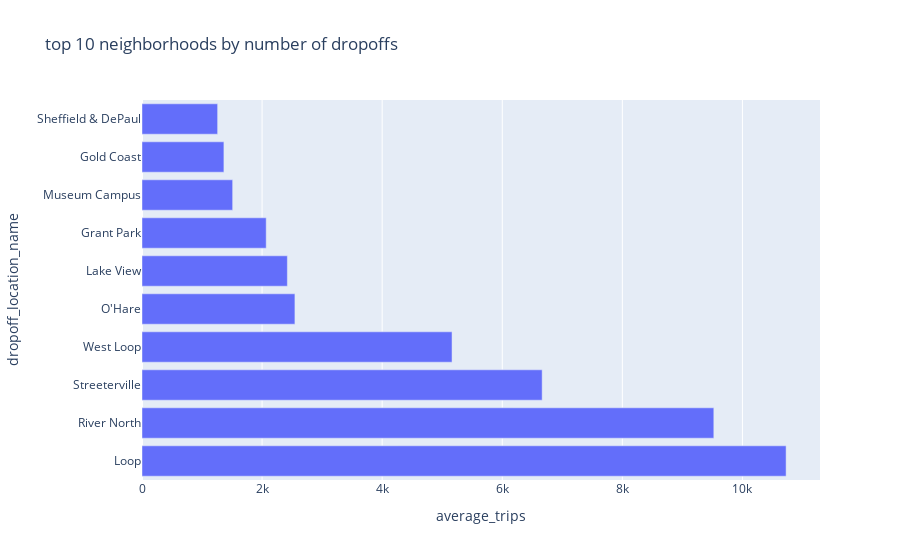

Notebook source saved alongside this figure:
### Code cell
fig = px.bar(df_dropoff_location_name_top10, y='dropoff_location_name', x='average_trips',
            title=" top 10 neighborhoods by number of dropoffs")
fig.show()

### Figure 1 — Plotly figure (JSON) as saved in the notebook; plotly's stock layout.template omitted (floating-point values rounded to 4 significant figures)
{"data": [{"alignmentgroup": "True", "hovertemplate": "average_trips=%{x}<br>dropoff_location_name=%{y}<extra></extra>", "legendgroup": "", "marker": {"color": "#636efa", "pattern": {"shape": ""}}, "name": "", "offsetgroup": "", "orientation": "h", "showlegend": false, "textposition": "auto", "type": "bar", "x": [10730.0, 9524.0, 6665.0, 5164.0, 2547.0, 2421.0, 2069.0, 1510, 1364.0, 1260.0], "xaxis": "x", "y": ["Loop", "River North", "Streeterville", "West Loop", "O'Hare", "Lake View", "Grant Park", "Museum Campus", "Gold Coast", "Sheffield & DePaul"], "yaxis": "y"}], "layout": {"barmode": "relative", "legend": {"tracegroupgap": 0}, "title": {"text": " top 10 neighborhoods by number of dropoffs"}, "xaxis": {"anchor": "y", "domain": [0, 1], "title": {"text": "average_trips"}}, "yaxis": {"anchor": "x", "domain": [0, 1], "title": {"text": "dropoff_location_name"}}}}
